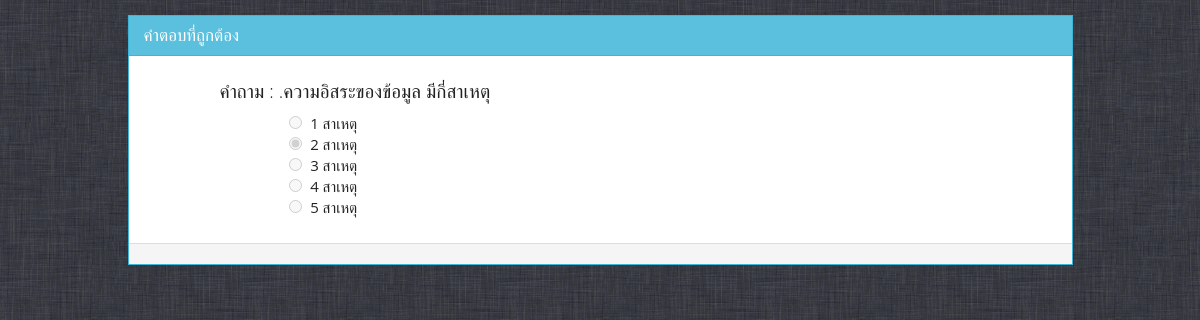
Page /user/exam_correct/a:1:{i:7;s:1:"2";} on the committed database.
### tables this page shows
CREATE TABLE `exam` (
  `id` int(5) NOT NULL,
  `topic_id` int(5) NOT NULL,
  `question` tinytext NOT NULL,
  `choice1` varchar(100) NOT NULL,
  `choice2` varchar(100) NOT NULL,
  `choice3` varchar(100) NOT NULL,
  `choice4` varchar(100) NOT NULL,
  `choice5` varchar(100) NOT NULL,
  `answer` int(1) NOT NULL
);

### application/controllers/User.php (called while the page is built, shortened)
<?php
class User extends Public_Controller {
	function exam_correct($correct='')
	{
		$data['correct'] = unserialize(urldecode($correct));
		$this->load->view('correct',$data);
	}
}

### index.php (called while the page is built, shortened)
<?php
require_once BASEPATH.'core/CodeIgniter.php';

### application/views/correct.php (the view, shortened to what this page needs)
<div class="container">
  <div class="row">
    <div class="col-sm-10 col-sm-offset-1">
      <div class="panel panel-info">
        <div class="panel-heading">
          <h3 class="panel-title"> คำตอบที่ถูกต้อง </h3>
        </div>
        <div class="panel-body">
        <?php
          foreach ($correct as $_c => $c) {
            $exam = $this->db->where('id',$_c)->get('exam')->row_array();
            ?>
          <div class="col-sm-offset-1">
            <h4><?php echo 'คำถาม : '.$exam['question']; ?></h4> <div class="col-sm-offset-1">
              <?php echo ($exam['choice1'] !== ' ') ? form_radio(array('disabled'=>TRUE),'1',($exam['answer'] == '1')).nbs().$exam['choice1'].br() : ''; ?>
              <?php echo ($exam['choice2'] !== ' ') ? form_radio(array('disabled'=>TRUE),'2',($exam['answer'] == '2')).nbs().$exam['choice2'].br() : ''; ?>
              <?php echo ($exam['choice3'] !== ' ') ? form_radio(array('disabled'=>TRUE),'3',($exam['answer'] == '3')).nbs().$exam['choice3'].br() : ''; ?>
              <?php echo ($exam['choice4'] !== ' ') ? form_radio(array('disabled'=>TRUE),'4',($exam['answer'] == '4')).nbs().$exam['choice4'].br() : ''; ?>
              <?php echo ($exam['choice5'] !== ' ') ? form_radio(array('disabled'=>TRUE),'5',($exam['answer'] == '5')).nbs().$exam['choice5'].br() : ''; ?>
            </div> <p class="help-block text-right"></p> </div>
          <?php
          }
        ?>
        </div>
        <div class="panel-footer">
        </div>
      </div>
    </div>
  </div>
</div>

### assets/css/style.css (style rules this page uses)
html { position: relative; min-height: 100%; padding: 0px; }
body { margin-top: 1em; background-image: url('../images/front.png'); background-repeat: repeat; }

### rows in the picture
exam: question ".ความอิสระของข้อมูล มีกี่สาเหตุ", choice1 "1 สาเหตุ", choice2 "2 สาเหตุ", choice3 "3 สาเหตุ", choice4 "4 สาเหตุ", choice5 "5 สาเหตุ"
